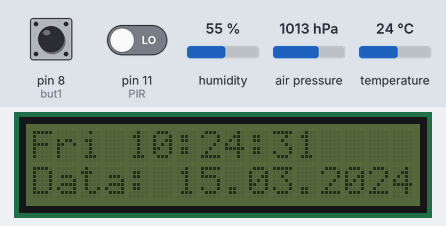
A sketch run on a simulated Arduino Uno, built with avr-gcc and run on an emulated ATmega328P. Parts: 16×2 character LCD. Inputs (shaded band) come from the test bench; at power-on: pin 8 (but1) HIGH, pin 11 (PIR) LOW, temperature 24 °C, humidity 55 %, air pressure 1013 hPa. The local clock reads 2024-03-15 10:24:30 at power-on unless the sketch sets it; random numbers use the default seed unless the sketch sets one.

Above: at 1.2 s.
1.3 s: pin 8 (but1) pulled LOW for 0.65 s
At 5.0 s:
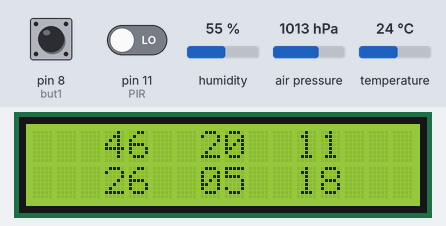
9.6 s: pin 11 (PIR) driven LOW
15.8 s: pin 11 (PIR) driven HIGH
At 18.8 s:
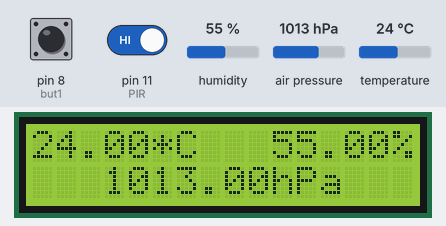
19.1 s: temperature set to 10.4 °C
At 20.5 s:
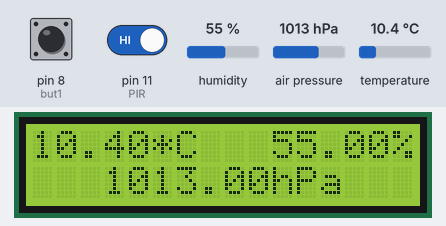
21.1 s: temperature set to 9.1 °C
At 23.2 s:
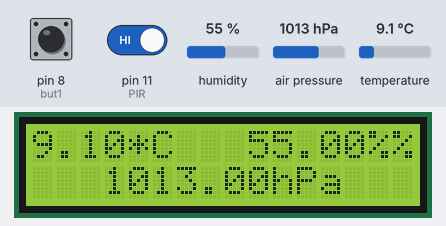
Timing chart, 0 to 24.7 s (numbered marks = the images above; inputs shaded):
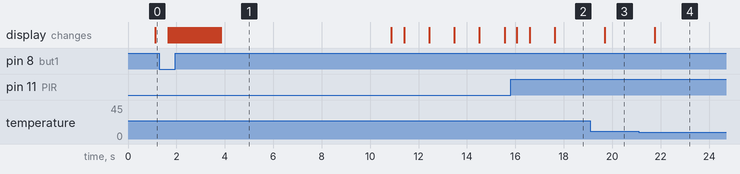

Measured:
- the behaviour switches between 10 and 9.9 °C on temperature (found by bisection; images 3 and 4)
- after the input at 19.1 s, the display: changes after 0.59 s (image 3)

The sketch:

RTC.ino
```cpp
#include <LiquidCrystal_I2C.h>
#include <Adafruit_BME280.h>
#include <DS3231.h>

#define PIR 11

Adafruit_BME280 bme; // use I2C interface

int r;
int numbers[6];

// Pins definition for Time Set Buttons
int but1=8;// pin 0 for Hours Setting
int but2=9;// pin 1 for Minutes

DS3231  rtc(A4, A5);

LiquidCrystal_I2C lcd(0x27, 16, 2);


void setup() {
    lcd.init();
    lcd.backlight();
    pinMode(PIR, INPUT);
    randomSeed(analogRead(A0));
    bme.begin();
    rtc.begin();
    //rtc.setTime(17, 31, 30);     // Set the time to 12:00:00 (24hr format)
    //rtc.setDate(11, 11, 2020);   // Set the date to January 1st, 2014
    //rtc.setDOW(WEDNESDAY);     // Set Day-of-Week to SUNDAY

    pinMode(but1,INPUT_PULLUP);// Button 1
    pinMode(but2,INPUT_PULLUP);// and Button 2
}
void loop() {
for (int a=0; a<8; a++)         //display for 8s and updat evry 1s
{
    but2press();
    turnonpir();
    lcd.setCursor(0,0);
    lcd.print(rtc.getDOWStr(FORMAT_SHORT));     //read day fo the week
    lcd.print(" ");
    lcd.print(rtc.getTimeStr());                //read time
    lcd.setCursor(0,1);
    lcd.print("Data: ");
    lcd.print(rtc.getDateStr());                //read date
    delay(500);             //better reaction
    but2press();            //check if button is pressed
    turnonpir();            //check if signal from motion is high
    delay(500);
}
lcd.clear();

for (int b=0; b<8; b++)
{
    but2press();            //check if button is pressed
    turnonpir();            //check if signal from motion is high
    lcd.setCursor(0,0);
    lcd.print(bme.readTemperature());       //read temperature
    lcd.print("*C   ");
    lcd.print(bme.readHumidity());          //read humidity
    lcd.print("%");
    lcd.setCursor(3,1);
    lcd.print(bme.readPressure()/100.0);    //read pressure
    lcd.print("hPa ");
    delay(500);             //better reaction
    but2press();            //check if button is pressed
    turnonpir();            //check if signal from motion is high
    delay(500);
}
lcd.clear();
}


void lottery(){
lcd.clear();
for (int i=0; i<30; i++){       //print numbers over to make the lottery effect
lcd.setCursor(3, 0);
    for (int i=0; i<6; i++){
        if (i == 3){
            lcd.setCursor(3, 1);
        }
        numbers[i] = r;
        r = random(1, 50);
        if (r<10){              //make numbers below 10 to have 0 before the actual number generated
            lcd.print("0");
            lcd.print(r);
            lcd.print("  ");
        }
        else{
            lcd.print(r);
            lcd.print("  ");
        }


    }
delay(50);
}
delay(7000);
}

void turnonpir(){       //turn on screen if motion sensor signal is high
    if (digitalRead(PIR) == HIGH){
        lcd.backlight();
    }
    else{
        lcd.noBacklight();
    }
}

void but2press(){       //check if button is pressed
    if(digitalRead(8) == LOW){
        lcd.backlight();
        lottery();
    }
}

void but1press(){       //chck if button is pressed
    if(digitalRead(9) == LOW){
        lcd.backlight();
        lottery();
    }
}
```
